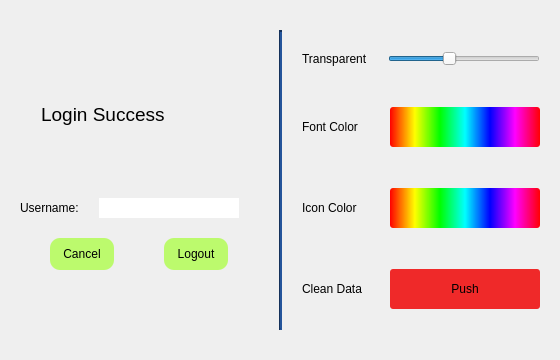
<?xml version="1.0" encoding="UTF-8"?>
<ui version="4.0">
 <class>userInfo</class>
 <widget class="QDialog" name="userInfo">
  <property name="geometry">
   <rect>
    <x>0</x>
    <y>0</y>
    <width>560</width>
    <height>360</height>
   </rect>
  </property>
  <property name="minimumSize">
   <size>
    <width>560</width>
    <height>360</height>
   </size>
  </property>
  <property name="maximumSize">
   <size>
    <width>560</width>
    <height>360</height>
   </size>
  </property>
  <property name="windowTitle">
   <string>Setting</string>
  </property>
  <layout class="QHBoxLayout" name="horizontalLayout_3">
   <property name="spacing">
    <number>20</number>
   </property>
   <property name="leftMargin">
    <number>20</number>
   </property>
   <property name="topMargin">
    <number>30</number>
   </property>
   <property name="rightMargin">
    <number>20</number>
   </property>
   <property name="bottomMargin">
    <number>30</number>
   </property>
   <item>
    <layout class="QVBoxLayout" name="verticalLayout">
     <property name="spacing">
      <number>20</number>
     </property>
     <property name="topMargin">
      <number>20</number>
     </property>
     <property name="bottomMargin">
      <number>60</number>
     </property>
     <item>
      <widget class="QLabel" name="label">
       <property name="font">
        <font>
         <pointsize>14</pointsize>
        </font>
       </property>
       <property name="text">
        <string>    Login Success</string>
       </property>
      </widget>
     </item>
     <item>
      <layout class="QHBoxLayout" name="horizontalLayout">
       <property name="rightMargin">
        <number>20</number>
       </property>
       <item>
        <widget class="QLabel" name="tip_user">
         <property name="text">
          <string>Username:</string>
         </property>
        </widget>
       </item>
       <item>
        <widget class="QLineEdit" name="username">
         <property name="frame">
          <bool>false</bool>
         </property>
         <property name="readOnly">
          <bool>true</bool>
         </property>
        </widget>
       </item>
      </layout>
     </item>
     <item>
      <layout class="QHBoxLayout" name="horizontalLayout_2">
       <item>
        <widget class="QPushButton" name="cancel">
         <property name="minimumSize">
          <size>
           <width>64</width>
           <height>32</height>
          </size>
         </property>
         <property name="maximumSize">
          <size>
           <width>64</width>
           <height>32</height>
          </size>
         </property>
         <property name="styleSheet">
          <string notr="true">background-color: rgb(188, 250, 109);
border-radius:10px;</string>
         </property>
         <property name="text">
          <string>Cancel</string>
         </property>
        </widget>
       </item>
       <item>
        <widget class="QPushButton" name="logout">
         <property name="minimumSize">
          <size>
           <width>64</width>
           <height>32</height>
          </size>
         </property>
         <property name="maximumSize">
          <size>
           <width>64</width>
           <height>32</height>
          </size>
         </property>
         <property name="styleSheet">
          <string notr="true">background-color: rgb(188, 250, 109);
border-radius:10px;</string>
         </property>
         <property name="text">
          <string>Logout</string>
         </property>
        </widget>
       </item>
      </layout>
     </item>
    </layout>
   </item>
   <item>
    <widget class="Line" name="line">
     <property name="minimumSize">
      <size>
       <width>0</width>
       <height>0</height>
      </size>
     </property>
     <property name="styleSheet">
      <string notr="true">background-color: rgb(32, 74, 135);</string>
     </property>
     <property name="lineWidth">
      <number>2</number>
     </property>
     <property name="orientation">
      <enum>Qt::Vertical</enum>
     </property>
    </widget>
   </item>
   <item>
    <layout class="QVBoxLayout" name="verticalLayout_2">
     <item>
      <layout class="QHBoxLayout" name="horizontalLayout_5">
       <item>
        <widget class="QLabel" name="transparentLabel">
         <property name="text">
          <string>Transparent</string>
         </property>
        </widget>
       </item>
       <item>
        <widget class="QSlider" name="transparent">
         <property name="maximum">
          <number>255</number>
         </property>
         <property name="singleStep">
          <number>5</number>
         </property>
         <property name="pageStep">
          <number>25</number>
         </property>
         <property name="value">
          <number>100</number>
         </property>
         <property name="sliderPosition">
          <number>100</number>
         </property>
         <property name="orientation">
          <enum>Qt::Horizontal</enum>
         </property>
        </widget>
       </item>
      </layout>
     </item>
     <item>
      <layout class="QHBoxLayout" name="horizontalLayout_6">
       <item>
        <widget class="QLabel" name="fontColorLabel">
         <property name="text">
          <string>Font Color</string>
         </property>
        </widget>
       </item>
       <item>
        <widget class="QPushButton" name="chooseFontColor">
         <property name="minimumSize">
          <size>
           <width>150</width>
           <height>40</height>
          </size>
         </property>
         <property name="maximumSize">
          <size>
           <width>150</width>
           <height>16777215</height>
          </size>
         </property>
         <property name="styleSheet">
          <string notr="true">background-color: qlineargradient(spread:pad, x1:0, y1:0, x2:1, y2:0, stop:0 rgba(255, 0, 0, 255), stop:0.166 rgba(255, 255, 0, 255), stop:0.333 rgba(0, 255, 0, 255), stop:0.5 rgba(0, 255, 255, 255), stop:0.666 rgba(0, 0, 255, 255), stop:0.833 rgba(255, 0, 255, 255), stop:1 rgba(255, 0, 0, 255));
border-radius:3px;</string>
         </property>
         <property name="text">
          <string/>
         </property>
        </widget>
       </item>
      </layout>
     </item>
     <item>
      <layout class="QHBoxLayout" name="horizontalLayout_7">
       <item>
        <widget class="QLabel" name="IconColorLabel">
         <property name="text">
          <string>Icon Color</string>
         </property>
        </widget>
       </item>
       <item>
        <widget class="QPushButton" name="chooseIconColor">
         <property name="minimumSize">
          <size>
           <width>150</width>
           <height>40</height>
          </size>
         </property>
         <property name="maximumSize">
          <size>
           <width>150</width>
           <height>16777215</height>
          </size>
         </property>
         <property name="styleSheet">
          <string notr="true">background-color: qlineargradient(spread:pad, x1:0, y1:0, x2:1, y2:0, stop:0 rgba(255, 0, 0, 255), stop:0.166 rgba(255, 255, 0, 255), stop:0.333 rgba(0, 255, 0, 255), stop:0.5 rgba(0, 255, 255, 255), stop:0.666 rgba(0, 0, 255, 255), stop:0.833 rgba(255, 0, 255, 255), stop:1 rgba(255, 0, 0, 255));
border-radius:3px;</string>
         </property>
         <property name="text">
          <string/>
         </property>
        </widget>
       </item>
      </layout>
     </item>
     <item>
      <layout class="QHBoxLayout" name="horizontalLayout_8">
       <item>
        <widget class="QLabel" name="clearDataLabel">
         <property name="text">
          <string>Clean Data</string>
         </property>
        </widget>
       </item>
       <item>
        <widget class="QPushButton" name="clearData">
         <property name="minimumSize">
          <size>
           <width>150</width>
           <height>40</height>
          </size>
         </property>
         <property name="maximumSize">
          <size>
           <width>150</width>
           <height>16777215</height>
          </size>
         </property>
         <property name="styleSheet">
          <string notr="true">background-color: rgb(239, 41, 41);
border-radius:3px;</string>
         </property>
         <property name="text">
          <string>Push</string>
         </property>
        </widget>
       </item>
      </layout>
     </item>
    </layout>
   </item>
  </layout>
 </widget>
 <resources/>
 <connections>
  <connection>
   <sender>logout</sender>
   <signal>clicked()</signal>
   <receiver>userInfo</receiver>
   <slot>accept()</slot>
   <hints>
    <hint type="sourcelabel">
     <x>123</x>
     <y>157</y>
    </hint>
    <hint type="destinationlabel">
     <x>213</x>
     <y>172</y>
    </hint>
   </hints>
  </connection>
 </connections>
</ui>
